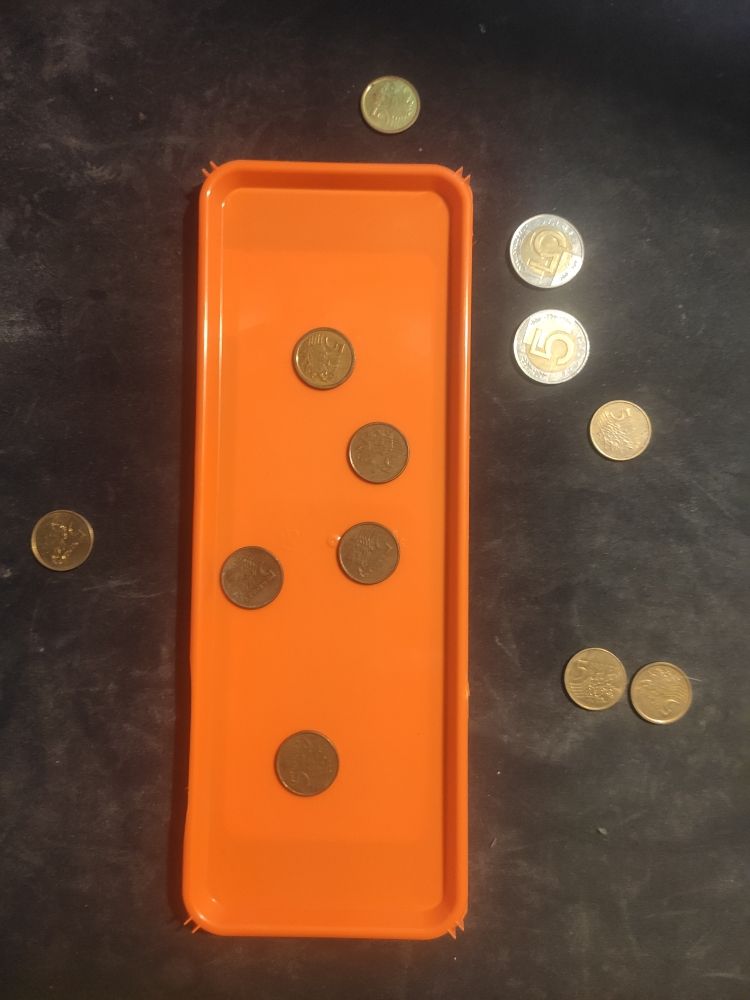
#> input picture Coins_detection_system/data/tray1.jpg, 750 x 1000 px; its folder holds 4 pictures in this run
$ python coinsdetection.py
#> lines starting #> are read from the running program, lines starting #| are printed output that depends on the picture; after the words box and inside, x2 and y2 are one past the last pixel; in counts of white or black regions, pixels touching at a corner belong together
import cv2 as cv
import numpy as np
import os

def readImages(img_dir):
#> called with img_dir = 'data'
    file_list = os.listdir(img_dir)

    image_array = []

    for img in file_list:
        # Construct the full path to the image file
        image_path = os.path.join(img_dir, img)
        image = cv.imread(image_path)
#> image is the input picture: shape (1000, 750, 3); mean B, G, R 46.1, 73.5, 117.8

        # Get tray info
        trayX, trayY = defineTray(image)
#> in defineTray, `gray = cv.cvtColor(img,cv.COLOR_BGR2GRAY)`:
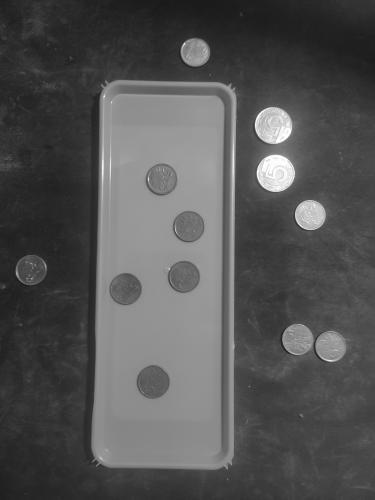
#> gray: shape (1000, 750) (shown at 1/2 size); min 21, max 255, mean 83.6
#> in defineTray, `edges = cv.Canny(gray,50,150,apertureSize = 3)`:
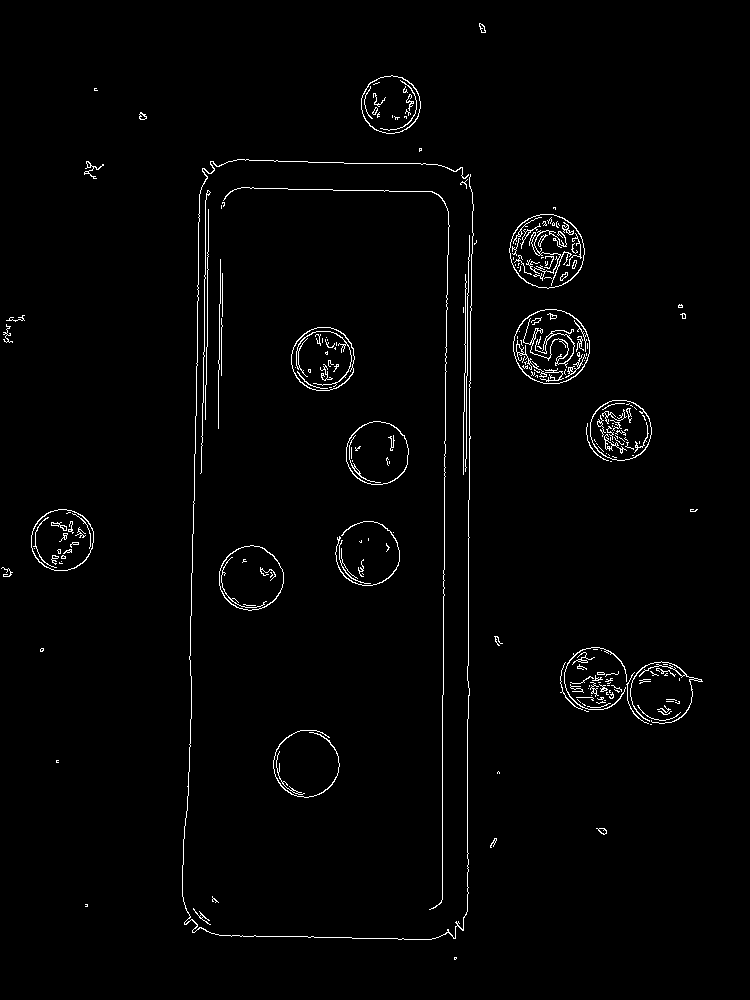
#> edges: shape (1000, 750); 1.7% white in thin lines or dots, all inside (x1, y1, x2, y2) = (1, 23, 703, 960)
#> in defineTray, `lines = cv.HoughLinesP(edges,1,np.pi/180,100,minLineLength=80,maxLineG..`: lines = 18 rows, first 6: [192, 572, 199, 194], [467, 911, 467, 666], [468, 718, 468, 500], [444, 480, 449, 168], [469, 432, 472, 211], [201, 472, 206, 170]
#> the loop in defineTray, `for line in lines:` made 18 passes
#> after the loop in defineTray, `for line in lines:`: trayX = 36 values, max 472 at index 9, min 182 at index 32, mean 338.3; trayY = 36 values, max 939 at index 17, min 160 at index 22, mean 473.5
        # Get circles info
        circles = defineCircles(image)
#> in defineCircles, `circles = cv.HoughCircles(img,cv.HOUGH_GRADIENT,1, 10, param1=100, par..`: circles = [[661.5, 692.5, 31], [594.5, 678.5, 30.5], [366.5, 553.5, 32.2], [546.5, 251.5, 36.9], [61.5, 539.5, 31], [550.5, 345.5, 37], [619.5, 429.5, 29.6], [322.5, 359.5, 32.2], [376.5, 453.5, 31.8], [388.5, 104.5, 27.9], [306.5, 763.5, 32.1], [251.5, 578.5, 32.2]]
#> in defineCircles, `circles = np.uint16(np.around(circles))`: circles = [[662, 692, 31], [594, 678, 30], [366, 554, 32], [546, 252, 37], [62, 540, 31], [550, 346, 37], [620, 430, 30], [322, 360, 32], [376, 454, 32], [388, 104, 28], [306, 764, 32], [252, 578, 32]]

        # Calculate coins
        totalInside, totalOutside, coinsInside, coinsOutside = calculateCoins(trayX, trayY, circles)
#> in calculateCoins, `hX = max(trayX)`: hX = 472
#> in calculateCoins, `hY = max(trayY)`: hY = 939
#> in calculateCoins, `lX = min(trayX)`: lX = 182
#> in calculateCoins, `lY = min(trayY)`: lY = 160
#> the loop in calculateCoins, `for circle in circles[0,:]:` made 12 passes
#> (circle, radius, max_radius) on passes 1, 3, 4: ([662, 692, 31], 31, 31), ([366, 554, 32], 32, 32), ([546, 252, 37], 37, 37)
#> after the loop in calculateCoins, `for circle in circles[0,:]:`: max_radius = 37
#> the loop in calculateCoins, `for i in circles[0,:]:` made 12 passes
#> (centerX, centerY, radius, maxCoinsOutside) on passes 4, 6: (546, 252, 37, 1), (550, 346, 37, 2)
#> after the loop in calculateCoins, `for i in circles[0,:]:`: coinsInside = 5; coinsOutside = 7; maxCoinsInside = 0; maxCoinsOutside = 2; minCoinsInside = 5
#> in calculateCoins, `totalInside = round(5 * maxCoinsInside + 0.05 * minCoinsInside, 2)`: totalInside = 0.25
#> in calculateCoins, `totalOutside = round(5 * maxCoinsOutside + 0.05 * minCoinsOutside, 2)`: totalOutside = 10.25
#> totalInside = 0.25; totalOutside = 10.25; coinsInside = 5; coinsOutside = 7
        total = totalInside + totalOutside
#> total = 10.5
        cv.putText(image, f'Total inside: {totalInside}', (500,800), cv.FONT_HERSHEY_SIMPLEX, 0.8, (0, 255, 0), 2, cv.LINE_AA)
        cv.putText(image, f'Total outside: {totalOutside}', (500,840), cv.FONT_HERSHEY_SIMPLEX, 0.8, (0, 255, 0), 2, cv.LINE_AA)
        cv.putText(image, f'Total: {total}', (500,880), cv.FONT_HERSHEY_SIMPLEX, 0.8, (0, 255, 0), 2, cv.LINE_AA)
        cv.putText(image, f'Coins inside: {coinsInside}', (500,920), cv.FONT_HERSHEY_SIMPLEX, 0.8, (0, 255, 0), 2, cv.LINE_AA)
        cv.putText(image, f'Coins outside: {coinsOutside}', (500,960), cv.FONT_HERSHEY_SIMPLEX, 0.8, (0, 255, 0), 2, cv.LINE_AA)
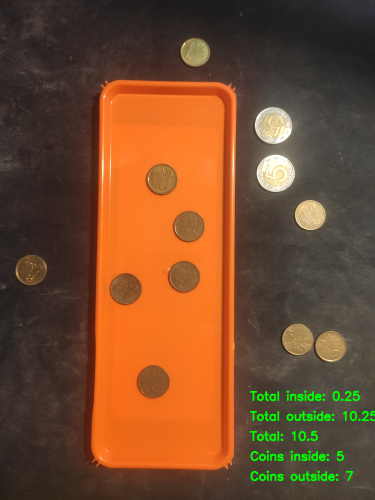
#> image: shape (1000, 750, 3) (shown at 1/2 size); mean B, G, R 45.5, 75.4, 117

        #Draw contours
        drawTrayContours(image, trayX, trayY)
#> in drawTrayContours, `trayTopLeft = (min(trayX), min(trayY))`: trayTopLeft = (182, 160)
#> in drawTrayContours, `trayDownRight = (max(trayX), max(trayY))`: trayDownRight = (472, 939)
        drawCirclesContours(image, circles)
#> the loop in drawCirclesContours, `for i in circles[0,:]:` made 12 passes
#> after the loop in drawCirclesContours, `for i in circles[0,:]:`:
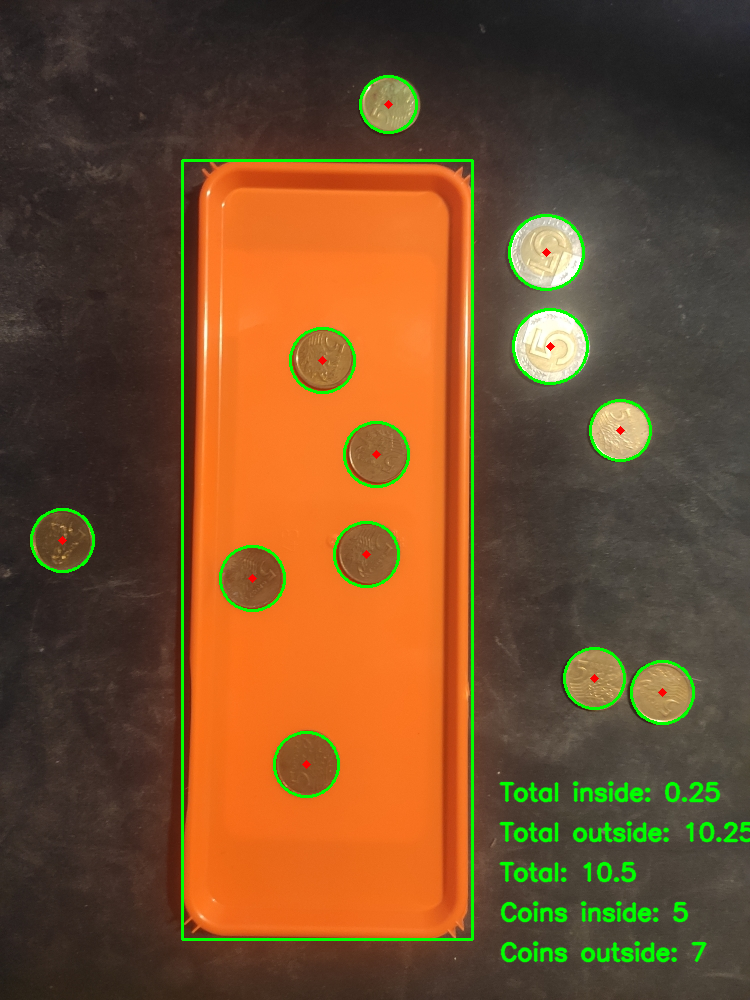
#> img: shape (1000, 750, 3); mean B, G, R 44.4, 78.4, 114.5

        resized_image = cv.resize(image, (0, 0), fx=0.4, fy=0.4)
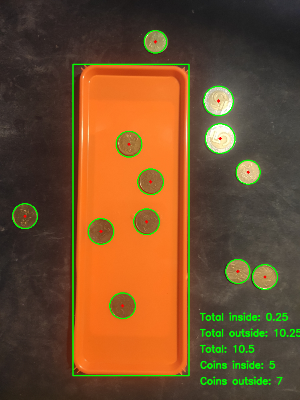
#> resized_image: shape (400, 300, 3); mean B, G, R 44.3, 78.7, 114.3
        image_array.append(resized_image)
#> pass 2 of the loop in readImages, `for img in file_list:`:
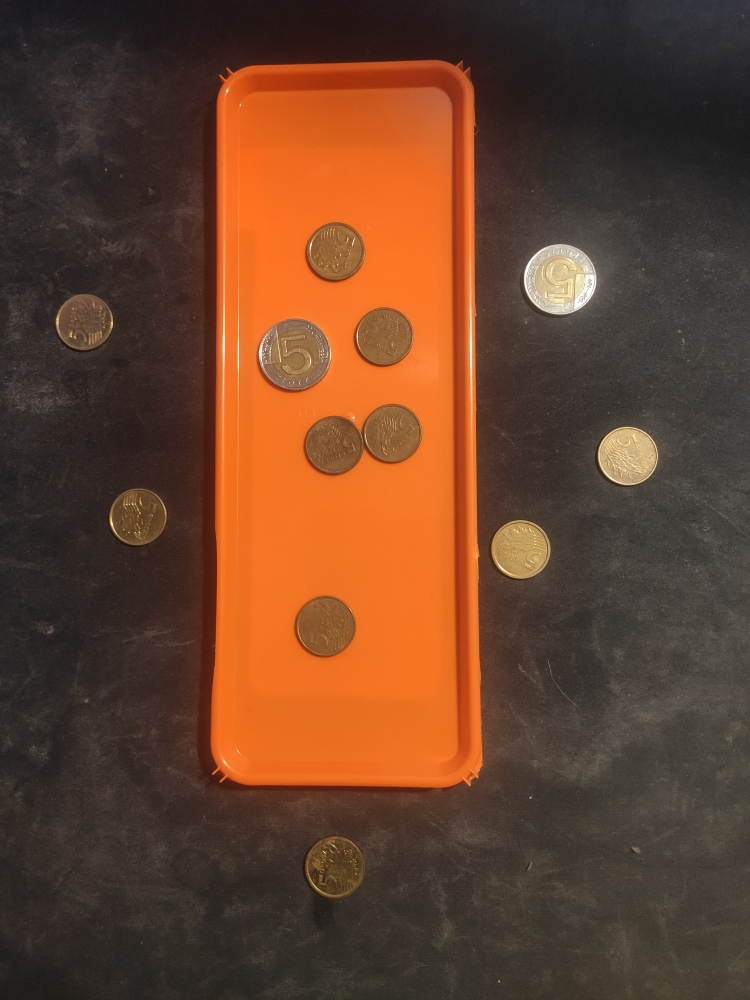
#> input picture Coins_detection_system/data/tray2.jpg, 750 x 1000 px
#> in readImages, image is the input picture: shape (1000, 750, 3); mean B, G, R 43.6, 65.7, 103.4
#> in defineTray (call 2), `edges = cv.Canny(gray,50,150,apertureSize = 3)`:
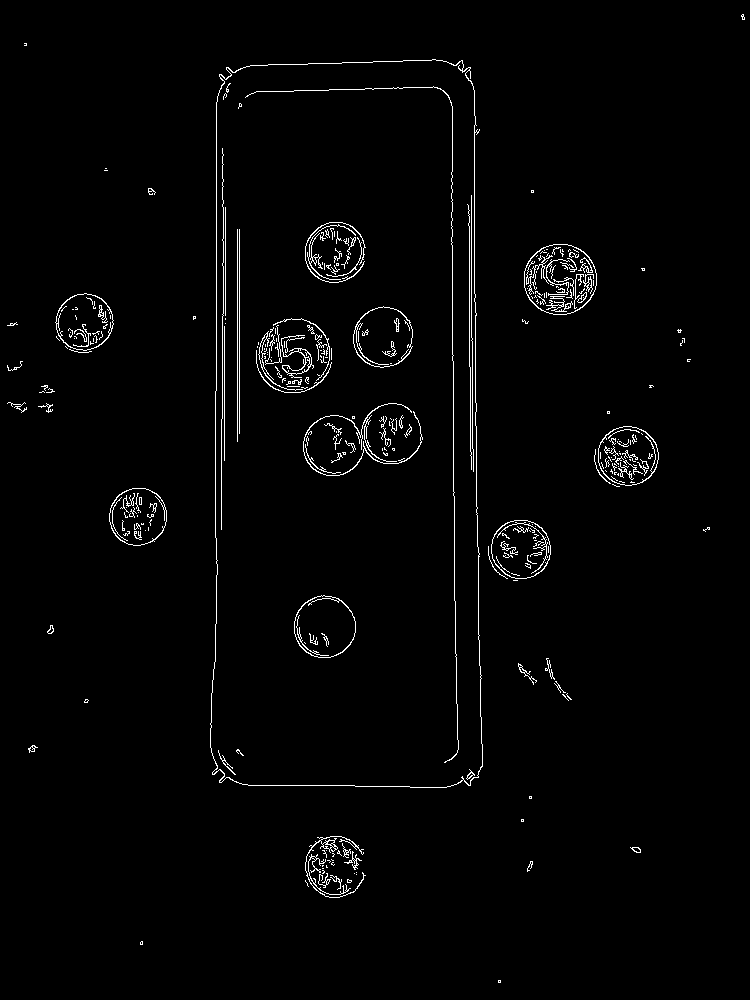
#> edges: shape (1000, 750); 1.8% white in thin lines or dots
#> lines = 20 rows, first 6: [216, 390, 216, 102], [474, 293, 478, 579], [237, 441, 237, 229], [452, 360, 452, 64], [239, 433, 239, 229], [453, 462, 458, 783]
#> the loop in defineTray (call 2), `for line in lines:` made 20 passes
#> after the loop in defineTray (call 2), `for line in lines:`: trayX = 40 values, max 478 at index 3, min 210 at index 38, mean 340.9; trayY = 40 values, max 787 at index 33, min 59 at index 31, mean 349.7
#> in readImages, `circles = defineCircles(image)`: circles = [[294, 356, 37], [520, 550, 29], [382, 336, 30], [324, 626, 30], [84, 322, 28], [560, 280, 36], [628, 456, 29], [136, 516, 28], [334, 254, 29], [392, 432, 29], [334, 866, 30], [332, 446, 29]]
#> the loop in calculateCoins (call 2), `for circle in circles[0,:]:` made 12 passes
#> (circle, radius, max_radius) on pass 1: ([294, 356, 37], 37, 37)
#> the loop in calculateCoins (call 2), `for i in circles[0,:]:` made 12 passes
#> (centerX, centerY, radius, maxCoinsInside) on pass 1: (294, 356, 37, 1)
#> in readImages, `totalInside, totalOutside, coinsInside, coinsOutside = calculateCoins(..`: totalInside = 5.25; coinsInside = 6
#> the loop in drawCirclesContours (call 2), `for i in circles[0,:]:` made 12 passes
#> in readImages, `resized_image = cv.resize(image, (0, 0), fx=0.4, fy=0.4)`:
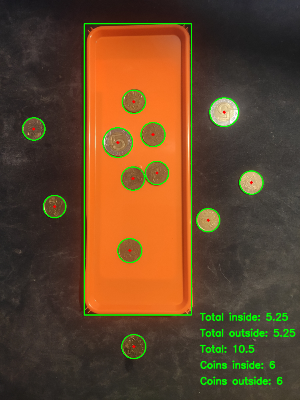
#> resized_image: shape (400, 300, 3); mean B, G, R 42.2, 70.7, 100.6
#> pass 3 of the loop in readImages, `for img in file_list:`:
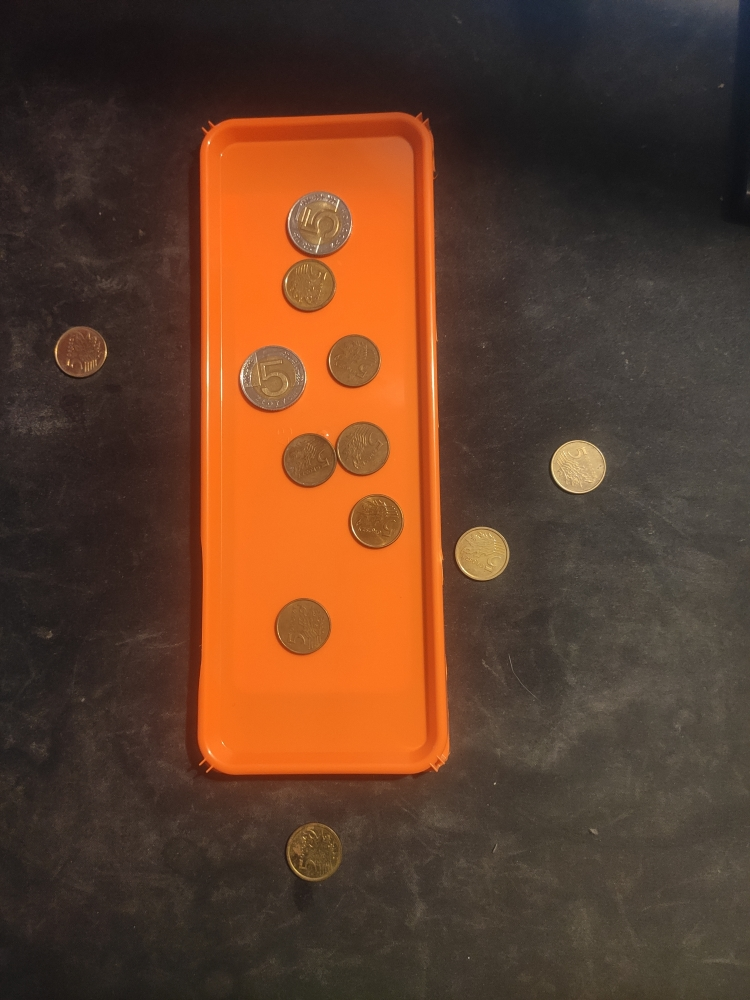
#> input picture Coins_detection_system/data/tray3.jpg, 750 x 1000 px
#> in readImages, image is the input picture: shape (1000, 750, 3); mean B, G, R 42.5, 62.6, 96.3
#> in defineTray (call 3), `edges = cv.Canny(gray,50,150,apertureSize = 3)`:
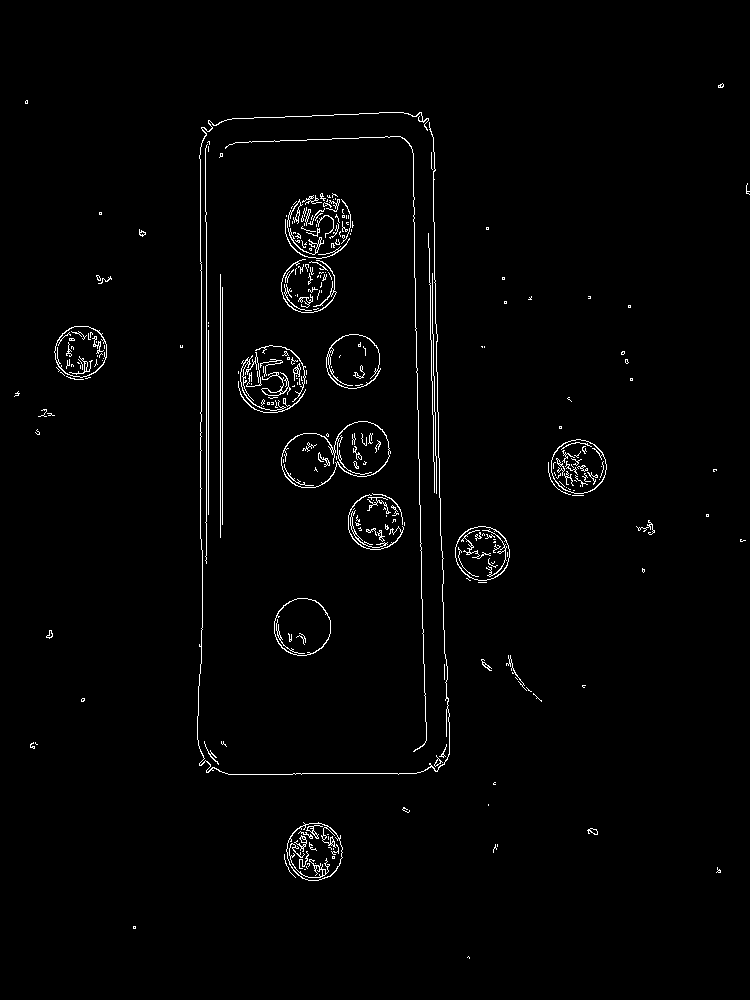
#> edges: shape (1000, 750); 1.7% white in thin lines or dots, all inside (x1, y1, x2, y2) = (14, 83, 750, 959)
#> lines = 16 rows, first 6: [206, 563, 206, 212], [220, 537, 220, 274], [412, 115, 419, 504], [432, 134, 439, 497], [222, 524, 222, 287], [200, 538, 200, 412]
#> the loop in defineTray (call 3), `for line in lines:` made 16 passes
#> after the loop in defineTray (call 3), `for line in lines:`: trayX = 32 values, max 449 at index 23, min 200 at index 10, mean 328.5; trayY = 32 values, max 773 at index 28, min 112 at index 27, mean 401
#> in readImages, `circles = defineCircles(image)`: circles = [[272, 378, 34], [308, 460, 28], [318, 224, 34], [314, 852, 28], [374, 520, 28], [354, 360, 26], [482, 554, 26], [362, 450, 28], [80, 350, 26], [308, 284, 27], [302, 626, 29], [578, 466, 27]]
#> in readImages, `totalInside, totalOutside, coinsInside, coinsOutside = calculateCoins(..`: totalInside = 10.3; totalOutside = 0.2; coinsInside = 8; coinsOutside = 4
#> in readImages, `resized_image = cv.resize(image, (0, 0), fx=0.4, fy=0.4)`:
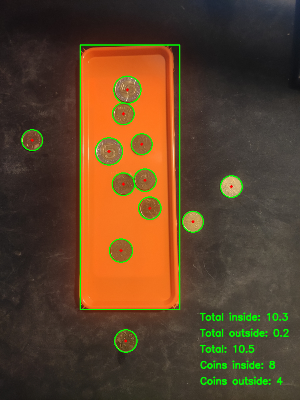
#> resized_image: shape (400, 300, 3); mean B, G, R 41.2, 67.2, 93.1
#> the loop made 4 passes; the first 3 are shown


    first_half = image_array[:len(image_array)//2]
    second_half = image_array[len(image_array)//2:]

    top_row = np.hstack(first_half)
    bottom_row = np.hstack(second_half)
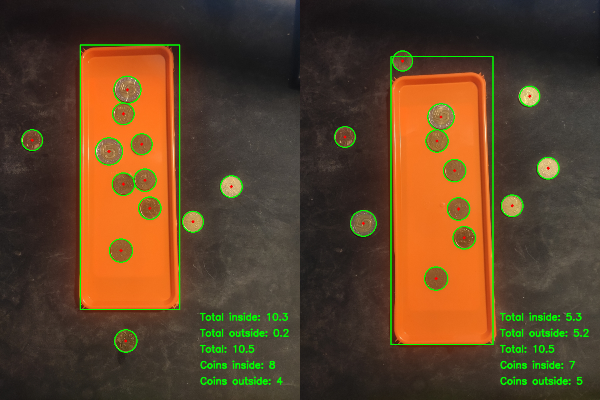
#> bottom_row: shape (400, 600, 3); mean of channels 0, 1, 2 40.2, 66.8, 92.8; drawn as B, G, R

    image_stack = np.vstack((top_row, bottom_row))
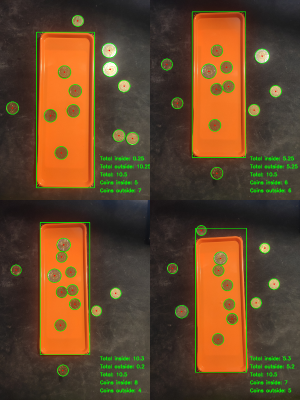
#> image_stack: shape (800, 600, 3) (shown at 1/2 size); mean of channels 0, 1, 2 41.7, 70.8, 100.1; drawn as B, G, R

    cv.imshow('All Images', image_stack)
    cv.waitKey(0)
    cv.destroyAllWindows()

def calculateCoins(trayX, trayY, circles):
    totalInside = 0
    totalOutside = 0
    coinsInside = 0
    coinsOutside = 0
    #Values to calculate totals
    minCoinsInside = 0
    maxCoinsInside = 0
    minCoinsOutside = 0
    maxCoinsOutside = 0

    #Tray coordinates
    hX = max(trayX)
    hY = max(trayY)
    lX = min(trayX)
    lY = min(trayY)

    #Radius of max array on each image
    max_radius = 0
    for circle in circles[0,:]:
        _, _, radius = circle
        if radius > max_radius:
            max_radius = radius

    # center = (i[0], i[1])
    # radius = i[2]
    for i in circles[0,:]:
        centerX = i[0]
        centerY = i[1]
        radius = i[2]

        #Count inside
        if centerX > lX and centerX < hX and centerY > lY and centerY < hY:
            coinsInside += 1
            if max_radius - 3.5 < radius:
                maxCoinsInside += 1
            else:
                minCoinsInside += 1
        #Count outside
        else:
            coinsOutside += 1
            if max_radius - 3.5 < radius:
                maxCoinsOutside += 1
            else:
                minCoinsOutside += 1

    #Calculate PLN value
    totalInside = round(5 * maxCoinsInside + 0.05 * minCoinsInside, 2)
    totalOutside = round(5 * maxCoinsOutside + 0.05 * minCoinsOutside, 2)

    return (totalInside, totalOutside, coinsInside, coinsOutside)

def defineCircles(img):
    gray = cv.cvtColor(img,cv.COLOR_BGR2GRAY)
    img = cv.medianBlur(gray,5)
    circles = cv.HoughCircles(img,cv.HOUGH_GRADIENT,1, 10, param1=100, param2=35, minRadius=20, maxRadius=40)
    circles = np.uint16(np.around(circles))

    return circles

def drawCirclesContours(img, circles):
    for i in circles[0,:]:
        # draw the outer circle
        cv.circle(img,(i[0],i[1]),i[2],(0,255,0),2)
        # draw the center of the circle
        cv.circle(img,(i[0],i[1]),2,(0,0,255),3)

def defineTray(img):
    gray = cv.cvtColor(img,cv.COLOR_BGR2GRAY)
    edges = cv.Canny(gray,50,150,apertureSize = 3)
    lines = cv.HoughLinesP(edges,1,np.pi/180,100,minLineLength=80,maxLineGap=50)

    trayX = []
    trayY = []

    #Get contours(lines) of tray
    for line in lines:
        x1,y1,x2,y2 = line[0]
        trayX.extend([x1, x2])
        trayY.extend([y1, y2])

    return (trayX, trayY)

def drawTrayContours(img, trayX, trayY):
    trayTopLeft = (min(trayX), min(trayY))
    trayDownRight = (max(trayX), max(trayY))
    cv.rectangle(img, trayTopLeft, trayDownRight,(0,255,0),2)

#RESULT
readImages('data')
